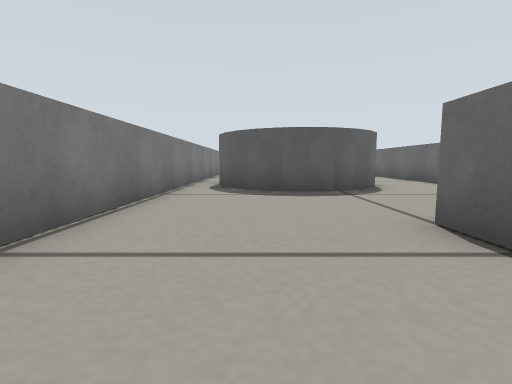
[1] (above)

16 first-person views from a walk through a robot-simulator world made for Gazebo. The camera is 0.17 m above the floor, tilts 6° down and sees 85° across. The floor is counted in squares, 0.25 m on a side. Each view is taken from the middle of a square. On the plan, view 1 faces up. The plan holds only what a view shows up to about 9 squares ahead; the rest is blank.

[2]
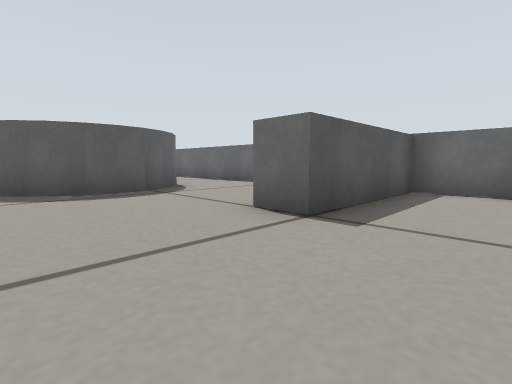

[3]
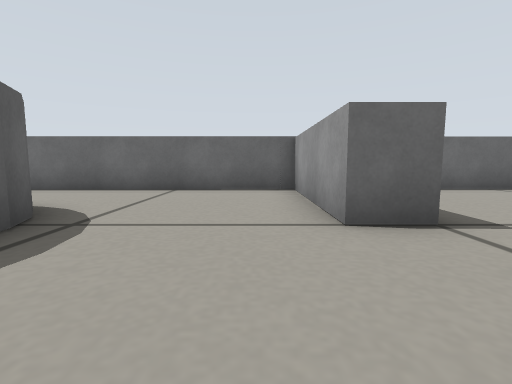

[4]
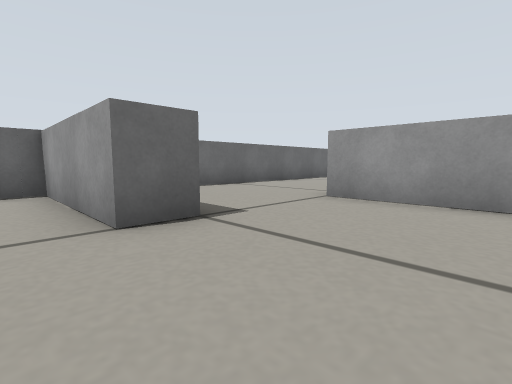

[5]
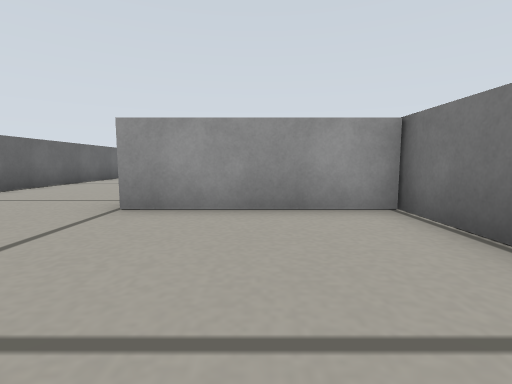

[6]
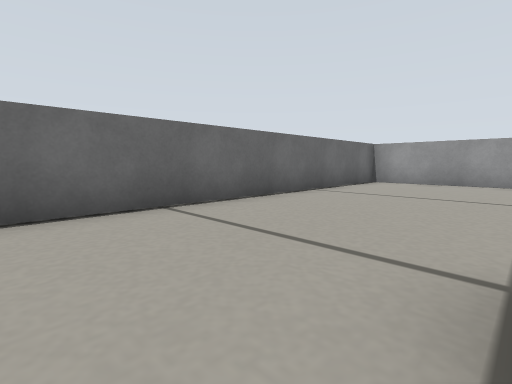

[7]
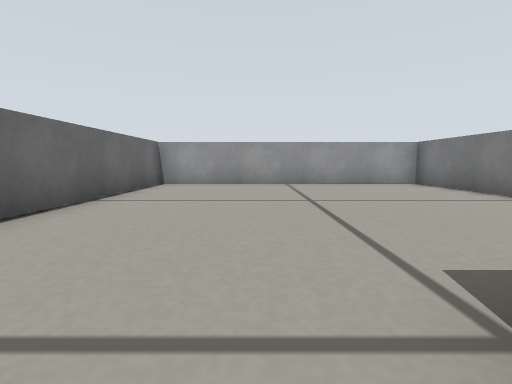

[8]
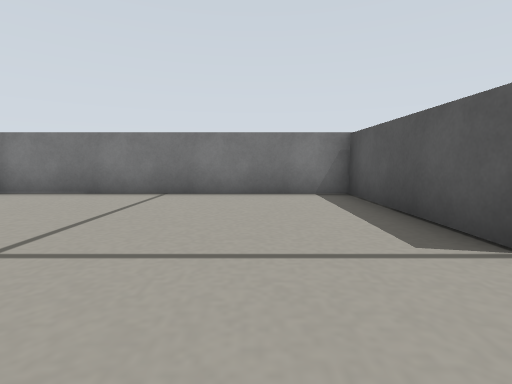

[9]
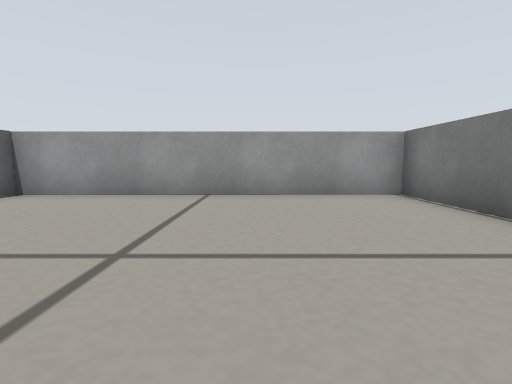

[10]
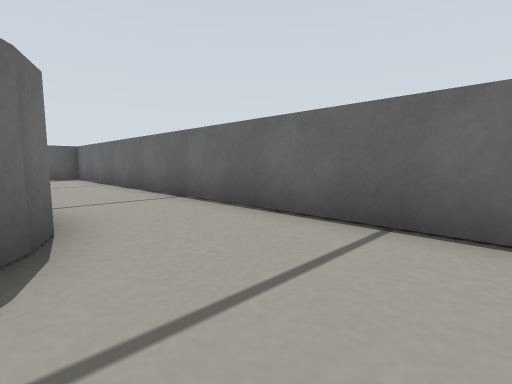

[11]
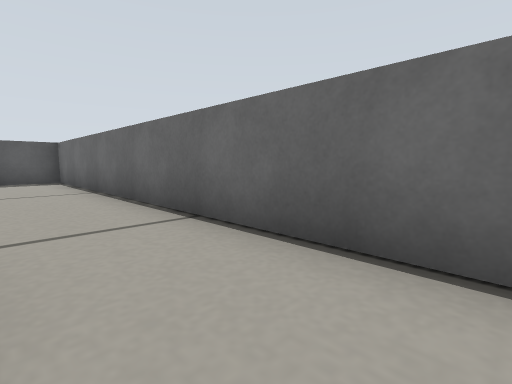

[12]
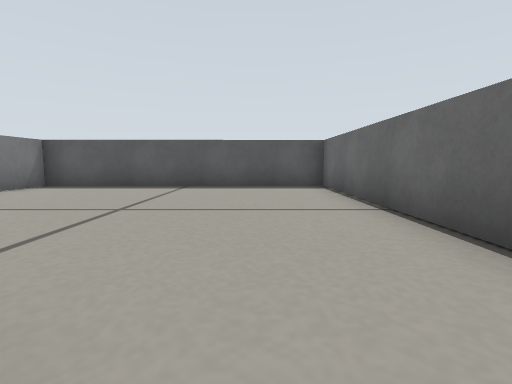

[13]
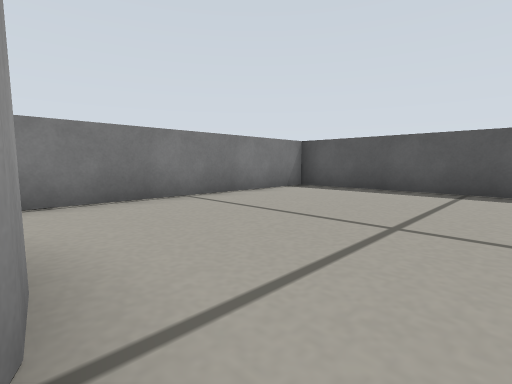

[14]
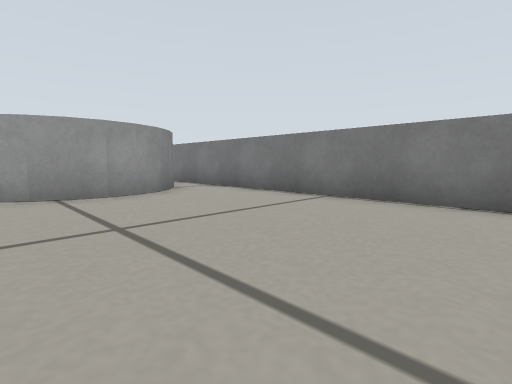

[15]
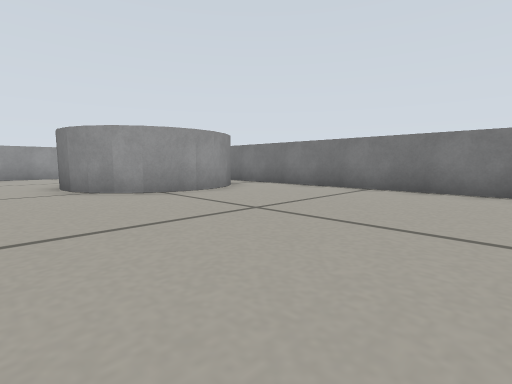

[16]
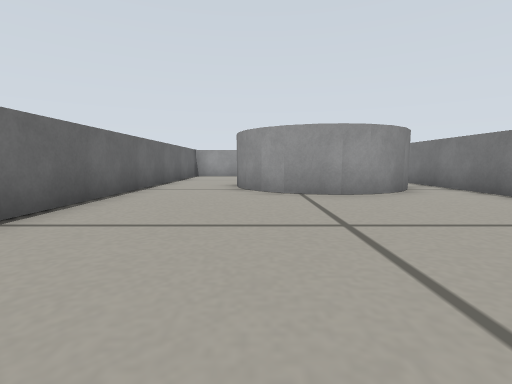

### Floor plan
Key: @ floor where view 1 was taken; . floor; B grey box; C grey cylinder.
Columns run from 2 left of view 1 to 6 right of it. Each row starts with its distance up from view 1.
 18 BBBBBBBBB
 17 B.......B
 16 B.......B
 15 B.......B
 14 B.......B
 13 B.......B
 12 B.......B
 11 B.CCC...B
 10 BCC  C..B
  9 B    CC.B
  8 BC   C..B
  7 B.CCCC..B
  6 B..C....B
  5 B.......B
  4 B.......B
  3 B...BBBBB
  2 B...BBBBB
  1 B.......B
  0 B.@.....B
 -1 BBBBB...B
 -2 BBBBB...B
 -3 B.......B
 -4 B.......B
 -5 B.......B
 -6 B.......B
 -7 B.......B
 -8 B.......B
 -9 B.......B
-10 BBBBBBBBB

Positions as (right, up) in squares from view 1, and headings:
1: (0, 0), facing up
2: (-1, 0), facing up-right
3: (-1, 4), facing right
4: (-1, 4), facing down-right
5: (0, 3), facing down
6: (2, 0), facing down-right
7: (3, -1), facing down
8: (4, -4), facing left
9: (1, -4), facing down
10: (3, 5), facing up-right
11: (4, 7), facing up-right
12: (4, 10), facing up
13: (3, 11), facing up-left
14: (3, 17), facing down-left
15: (5, 17), facing down-left
16: (3, 17), facing down
